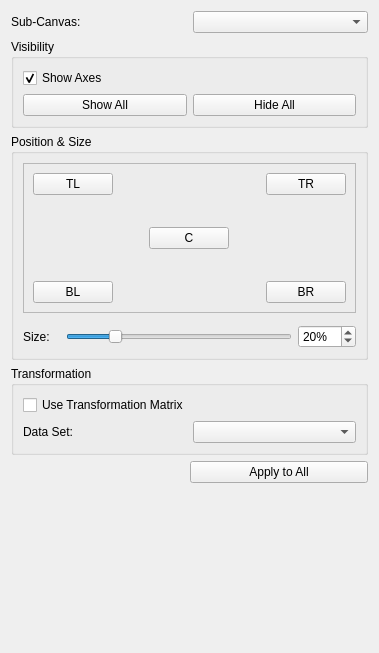
<?xml version="1.0" encoding="UTF-8"?>
<ui version="4.0">
 <class>AxesVisualizationForm</class>
 <widget class="QWidget" name="AxesVisualizationForm">
  <property name="geometry">
   <rect>
    <x>0</x>
    <y>0</y>
    <width>379</width>
    <height>653</height>
   </rect>
  </property>
  <property name="windowTitle">
   <string>Form</string>
  </property>
  <layout class="QVBoxLayout" name="verticalLayout">
   <item>
    <layout class="QHBoxLayout" name="subCanvasHLayout">
     <item>
      <widget class="QLabel" name="subCanvasLabel">
       <property name="text">
        <string>Sub-Canvas:</string>
       </property>
      </widget>
     </item>
     <item>
      <widget class="QComboBox" name="subCanvasCombo"/>
     </item>
    </layout>
   </item>
   <item>
    <widget class="QGroupBox" name="visibilityGroup">
     <property name="title">
      <string>Visibility</string>
     </property>
     <layout class="QVBoxLayout" name="verticalLayout_2">
      <item>
       <widget class="QCheckBox" name="showCheck">
        <property name="text">
         <string>Show Axes</string>
        </property>
        <property name="checked">
         <bool>true</bool>
        </property>
       </widget>
      </item>
      <item>
       <layout class="QHBoxLayout" name="visibilityHLayout">
        <item>
         <widget class="QPushButton" name="showAllButton">
          <property name="text">
           <string>Show All</string>
          </property>
         </widget>
        </item>
        <item>
         <widget class="QPushButton" name="hideAllButton">
          <property name="text">
           <string>Hide All</string>
          </property>
         </widget>
        </item>
       </layout>
      </item>
     </layout>
    </widget>
   </item>
   <item>
    <widget class="QGroupBox" name="positionGroup">
     <property name="title">
      <string>Position &amp;&amp; Size</string>
     </property>
     <layout class="QVBoxLayout" name="verticalLayout_3">
      <item>
       <widget class="QFrame" name="positionFrame">
        <property name="sizePolicy">
         <sizepolicy hsizetype="Expanding" vsizetype="Fixed">
          <horstretch>0</horstretch>
          <verstretch>0</verstretch>
         </sizepolicy>
        </property>
        <property name="minimumSize">
         <size>
          <width>0</width>
          <height>150</height>
         </size>
        </property>
        <property name="frameShape">
         <enum>QFrame::StyledPanel</enum>
        </property>
        <property name="frameShadow">
         <enum>QFrame::Sunken</enum>
        </property>
        <layout class="QGridLayout" name="gridLayout">
         <item row="0" column="1">
          <spacer name="horizontalSpacer">
           <property name="orientation">
            <enum>Qt::Horizontal</enum>
           </property>
           <property name="sizeHint" stdset="0">
            <size>
             <width>40</width>
             <height>20</height>
            </size>
           </property>
          </spacer>
         </item>
         <item row="0" column="2">
          <spacer name="horizontalSpacer_2">
           <property name="orientation">
            <enum>Qt::Horizontal</enum>
           </property>
           <property name="sizeHint" stdset="0">
            <size>
             <width>40</width>
             <height>20</height>
            </size>
           </property>
          </spacer>
         </item>
         <item row="0" column="3">
          <spacer name="horizontalSpacer_3">
           <property name="orientation">
            <enum>Qt::Horizontal</enum>
           </property>
           <property name="sizeHint" stdset="0">
            <size>
             <width>40</width>
             <height>20</height>
            </size>
           </property>
          </spacer>
         </item>
         <item row="1" column="0">
          <spacer name="verticalSpacer">
           <property name="orientation">
            <enum>Qt::Vertical</enum>
           </property>
           <property name="sizeHint" stdset="0">
            <size>
             <width>20</width>
             <height>40</height>
            </size>
           </property>
          </spacer>
         </item>
         <item row="1" column="1">
          <spacer name="horizontalSpacer_4">
           <property name="orientation">
            <enum>Qt::Horizontal</enum>
           </property>
           <property name="sizeHint" stdset="0">
            <size>
             <width>40</width>
             <height>20</height>
            </size>
           </property>
          </spacer>
         </item>
         <item row="1" column="3">
          <spacer name="horizontalSpacer_5">
           <property name="orientation">
            <enum>Qt::Horizontal</enum>
           </property>
           <property name="sizeHint" stdset="0">
            <size>
             <width>40</width>
             <height>20</height>
            </size>
           </property>
          </spacer>
         </item>
         <item row="1" column="4">
          <spacer name="verticalSpacer_2">
           <property name="orientation">
            <enum>Qt::Vertical</enum>
           </property>
           <property name="sizeHint" stdset="0">
            <size>
             <width>20</width>
             <height>40</height>
            </size>
           </property>
          </spacer>
         </item>
         <item row="2" column="1">
          <spacer name="horizontalSpacer_6">
           <property name="orientation">
            <enum>Qt::Horizontal</enum>
           </property>
           <property name="sizeHint" stdset="0">
            <size>
             <width>40</width>
             <height>20</height>
            </size>
           </property>
          </spacer>
         </item>
         <item row="2" column="2">
          <spacer name="horizontalSpacer_7">
           <property name="orientation">
            <enum>Qt::Horizontal</enum>
           </property>
           <property name="sizeHint" stdset="0">
            <size>
             <width>40</width>
             <height>20</height>
            </size>
           </property>
          </spacer>
         </item>
         <item row="2" column="3">
          <spacer name="horizontalSpacer_8">
           <property name="orientation">
            <enum>Qt::Horizontal</enum>
           </property>
           <property name="sizeHint" stdset="0">
            <size>
             <width>40</width>
             <height>20</height>
            </size>
           </property>
          </spacer>
         </item>
         <item row="0" column="0">
          <widget class="QPushButton" name="positionTLButton">
           <property name="sizePolicy">
            <sizepolicy hsizetype="Minimum" vsizetype="Fixed">
             <horstretch>0</horstretch>
             <verstretch>0</verstretch>
            </sizepolicy>
           </property>
           <property name="minimumSize">
            <size>
             <width>0</width>
             <height>0</height>
            </size>
           </property>
           <property name="text">
            <string>TL</string>
           </property>
          </widget>
         </item>
         <item row="2" column="0">
          <widget class="QPushButton" name="positionBLButton">
           <property name="text">
            <string>BL</string>
           </property>
          </widget>
         </item>
         <item row="1" column="2">
          <widget class="QPushButton" name="positionCButton">
           <property name="text">
            <string>C</string>
           </property>
          </widget>
         </item>
         <item row="0" column="4">
          <widget class="QPushButton" name="positionTRButton">
           <property name="text">
            <string>TR</string>
           </property>
          </widget>
         </item>
         <item row="2" column="4">
          <widget class="QPushButton" name="positionBRButton">
           <property name="text">
            <string>BR</string>
           </property>
          </widget>
         </item>
        </layout>
       </widget>
      </item>
      <item>
       <layout class="QHBoxLayout" name="horizontalLayout">
        <property name="topMargin">
         <number>6</number>
        </property>
        <item>
         <widget class="QLabel" name="sizeLabel">
          <property name="text">
           <string>Size:   </string>
          </property>
         </widget>
        </item>
        <item>
         <widget class="QSlider" name="sizeSlide">
          <property name="maximum">
           <number>100</number>
          </property>
          <property name="value">
           <number>20</number>
          </property>
          <property name="orientation">
           <enum>Qt::Horizontal</enum>
          </property>
         </widget>
        </item>
        <item>
         <widget class="QSpinBox" name="sizeSpin">
          <property name="suffix">
           <string>%</string>
          </property>
          <property name="maximum">
           <number>100</number>
          </property>
          <property name="value">
           <number>20</number>
          </property>
         </widget>
        </item>
       </layout>
      </item>
     </layout>
    </widget>
   </item>
   <item>
    <widget class="QGroupBox" name="transformgroup">
     <property name="title">
      <string>Transformation</string>
     </property>
     <layout class="QVBoxLayout" name="verticalLayout_4">
      <item>
       <widget class="QCheckBox" name="transformEnableCheck">
        <property name="text">
         <string>Use Transformation Matrix</string>
        </property>
       </widget>
      </item>
      <item>
       <layout class="QHBoxLayout" name="transformMatrixHLayout">
        <item>
         <widget class="QLabel" name="transformationMatrixLabel">
          <property name="text">
           <string>Data Set:</string>
          </property>
         </widget>
        </item>
        <item>
         <widget class="QComboBox" name="transformationMatrixCombo"/>
        </item>
       </layout>
      </item>
     </layout>
    </widget>
   </item>
   <item>
    <layout class="QHBoxLayout" name="applyHLayout">
     <item>
      <spacer name="applySpacer">
       <property name="orientation">
        <enum>Qt::Horizontal</enum>
       </property>
       <property name="sizeHint" stdset="0">
        <size>
         <width>40</width>
         <height>20</height>
        </size>
       </property>
      </spacer>
     </item>
     <item>
      <widget class="QPushButton" name="applyButton">
       <property name="sizePolicy">
        <sizepolicy hsizetype="Expanding" vsizetype="Fixed">
         <horstretch>0</horstretch>
         <verstretch>0</verstretch>
        </sizepolicy>
       </property>
       <property name="text">
        <string>Apply to All</string>
       </property>
      </widget>
     </item>
    </layout>
   </item>
   <item>
    <spacer name="mainSpacer">
     <property name="orientation">
      <enum>Qt::Vertical</enum>
     </property>
     <property name="sizeHint" stdset="0">
      <size>
       <width>20</width>
       <height>40</height>
      </size>
     </property>
    </spacer>
   </item>
  </layout>
 </widget>
 <resources/>
 <connections>
  <connection>
   <sender>sizeSlide</sender>
   <signal>valueChanged(int)</signal>
   <receiver>sizeSpin</receiver>
   <slot>setValue(int)</slot>
   <hints>
    <hint type="sourcelabel">
     <x>180</x>
     <y>318</y>
    </hint>
    <hint type="destinationlabel">
     <x>333</x>
     <y>318</y>
    </hint>
   </hints>
  </connection>
  <connection>
   <sender>sizeSpin</sender>
   <signal>valueChanged(int)</signal>
   <receiver>sizeSlide</receiver>
   <slot>setValue(int)</slot>
   <hints>
    <hint type="sourcelabel">
     <x>333</x>
     <y>318</y>
    </hint>
    <hint type="destinationlabel">
     <x>180</x>
     <y>318</y>
    </hint>
   </hints>
  </connection>
  <connection>
   <sender>transformEnableCheck</sender>
   <signal>toggled(bool)</signal>
   <receiver>transformationMatrixLabel</receiver>
   <slot>setEnabled(bool)</slot>
   <hints>
    <hint type="sourcelabel">
     <x>189</x>
     <y>377</y>
    </hint>
    <hint type="destinationlabel">
     <x>103</x>
     <y>402</y>
    </hint>
   </hints>
  </connection>
  <connection>
   <sender>transformEnableCheck</sender>
   <signal>toggled(bool)</signal>
   <receiver>transformationMatrixCombo</receiver>
   <slot>setEnabled(bool)</slot>
   <hints>
    <hint type="sourcelabel">
     <x>189</x>
     <y>377</y>
    </hint>
    <hint type="destinationlabel">
     <x>275</x>
     <y>402</y>
    </hint>
   </hints>
  </connection>
 </connections>
</ui>
